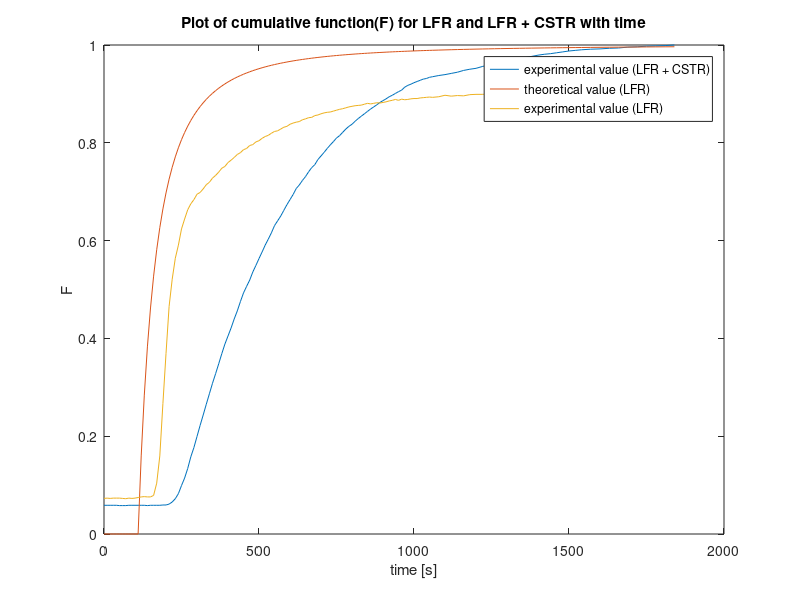

Here is the MATLAB script that generated this plot:
%% 
% For CSTR Pulse

clc 
clear

% reactor properties
v=1;
V =220;
tau = V/v;

% for pulse
C_pulse = [99	680	1085	1318	1385	1400	1387	1360	1331	1283	1247	1203	1164	1126	1086	1052	1026	949	915	892	857	825	794	775	745	725	700	678	654	635	596	575	557	543	523	507	494	460	447	433	420	406	395	384	372	362	350	342	332	323	315	305	297	289	282	274	267	261	255	248	243	235	226	221	217	212	201	197	194	190	186	183	181	178	175	172	169	166	163	160	158	156	153	151	149	146	145	142	140	138	137	135	134	132	130	129	128	126	125	124	122	121	120	119	118	116	113	112	110	110	108	106	106	104	103	102	100	99	98	98	97	97	97	97
]; %an array of values given by TA
time_pulse = [0	10	20	30	40	50	60	70	80	90	100	110	120	130	140	150	160	170	180	190	200	210	220	230	240	250	260	270	280	290	300	310	320	330	340	350	360	370	380	390	400	410	420	430	440	450	460	470	480	490	500	510	520	530	540	550	560	570	580	590	600	610	620	630	640	650	660	670	680	690	700	710	720	730	740	750	760	770	780	790	800	810	820	830	840	850	860	870	880	890	900	910	920	930	940	950	960	970	980	990	1000	1010	1020	1030	1040	1060	1080	1100	1120	1140	1170	1200	1230	1260	1290	1320	1360	1400	1440	1480	1520	1560	1600	1640
];% an array of corresponding time values

len = length(C_pulse);

% Resident Time Distribution
sum =0;
for i=1:len-1
    sum = sum + (time_pulse(i+1)-time_pulse(i))*(C_pulse(i+1)+C_pulse(i))/2;
end
sum

E_exp = C_pulse/sum;
E_exp = E_exp';

% Theroretical Calculations
E_theo = (exp(-time_pulse/tau)/tau)';

% for t_mean
sum_t = 0;
for i = 1:len-1
sum_t = sum_t + (time_pulse(i+1)+time_pulse(i))*(time_pulse(i+1)-time_pulse(i))*(C_pulse(i+1)+C_pulse(i))/4;
end

t_mean = sum_t/sum

% Variance calulation tiem 

sum_v =0;
for i = 1:len-1
sum_v = sum_v + ((time_pulse(i+1)+time_pulse(i))^2)*(time_pulse(i+1)-time_pulse(i))*(C_pulse(i+1)+C_pulse(i))/8;
end

variance = sum_v/sum - t_mean^(2)


% Plotting Concentrations
plot(time_pulse,C_pulse)
xlabel("Time [s]")
ylabel("Concentration (conductivity) [micro siemens]")
title("Concentration vs Time for pulse input in CSTR")

% plotting E_exp and E_theo
plot(time_pulse, E_theo)
hold on
plot(time_pulse, E_exp)
legend('Theoretial', 'Experimental', 'Location', 'best')
xlabel("time [s]")
ylabel("E [1/s]")
title("Comparison between E_{exp} and E_{theo}")
hold off


%% 
% For STEP input

C_both=[96	96	96	96	96	95	95	95	96	96	96	96	96	96	95	96	96	96	96	97	97	100	107	118	135	162	187	219	258	289	326	363	398	434	469	504	536	569	603	635	662	689	719	746	777	806	828	849	876	898	921	943	966	986	1007	1031	1047	1063	1082	1101	1118	1135	1155	1167	1182	1195	1211	1225	1235	1252	1264	1276	1289	1301	1312	1324	1332	1343	1354	1363	1370	1380	1389	1397	1405	1413	1421	1428	1435	1443	1449	1455	1462	1467	1473	1479	1484	1494	1500	1504	1509	1513	1517	1521	1523	1527	1529	1533	1536	1540	1544	1550	1554	1557	1563	1568	1573	1577	1581	1585	1590	1593	1597	1601	1604	1606	1609	1612	1615	1617	1619	1621	1622	1624	1625	1628	1629	1631	1632	1633	1635
]; % value from data collected by us
C_LFR=[119	120	119	120	120	120	119	118	120	119	120	122	124	125	124	124	129	170	261	436	603	761	852	922	966	1020	1053	1084	1104	1118	1136	1142	1154	1168	1176	1190	1199	1210	1223	1229	1242	1250	1259	1269	1275	1285	1289	1299	1302	1311	1315	1323	1329	1333	1340	1346	1348	1354	1360	1363	1370	1374	1377	1379	1385	1388	1392	1393	1399	1401	1405	1408	1410	1411	1414	1417	1420	1422	1425	1428	1430	1432	1433	1434	1437	1440	1438	1440	1442	1441	1443	1445	1448	1450	1453	1450	1454	1452	1453	1455	1456	1456	1458	1459	1460	1461	1460	1462	1467	1464	1466	1465	1469	1470	1470	1471	1473	1469	1475	1473	1474	1473	1475	1476	1477	1478	1477	1479	1477	1477	1479	1479	1480	1482	1480	1482	1481	1483	1482	1482	1484
] ;% value from data collected by us
time_step = [0	10	20	30	40	50	60	70	80	90	100	110	120	130	140	150	160	170	180	190	200	210	220	230	240	250	260	270	280	290	300	310	320	330	340	350	360	370	380	390	400	410	420	430	440	450	460	470	480	490	500	510	520	530	540	550	560	570	580	590	600	610	620	630	640	650	660	670	680	690	700	710	720	730	740	750	760	770	780	790	800	810	820	830	840	850	860	870	880	890	900	910	920	930	940	950	960	970	980	990	1000	1010	1020	1030	1040	1050	1060	1080	1100	1120	1140	1160	1180	1200	1220	1240	1260	1280	1300	1320	1340	1360	1380	1400	1420	1440	1460	1480	1500	1520	1540	1570	1600	1630	1660	1690	1720	1750	1780	1810	1840
];% the time corresponding to the values,

len = length(time_step);
C_o = C_both(len);
F_exp_L = (C_LFR/C_o)';
E_exp_L = (zeros(1,len-1));
for i = 1:len-1
    E_exp_L(i) = (F_exp_L(i+1) - F_exp_L(i))/(time_step(i+1) - time_step(i));
end
E_exp_L = E_exp_L';
% for F_theo of LFR
F_theo_L = zeros(1,len);
for i = 1:len
    if time_step(i) >= tau/2
        F_theo_L(i) = 1 - (tau*tau)/(4*time_step(i)*time_step(i));
    end
end
F_theo_L=F_theo_L'

% For LFR + CSTR
F_exp_both = (C_both/C_o)';
E_exp_both = zeros(1,len-1);
for i = 1:len-1
    E_exp_both(i) = (F_exp_both(i+1) - F_exp_both(i))/(time_step(i+1) - time_step(i));
end
E_exp_both=E_exp_both'

% Plotting Concentrations
plot(time_step,C_LFR)
hold on
plot(time_step,C_both)
hold off
xlabel("Time [s]")
ylabel("Concentration (conductivity) [micro siemens]")
legend("LFR", "LFR + CSTR")
title("Concentration vs Time for step input in LFR and LFR + CSTR")

% Plotting E and F
plot(time_step(1:len-1),E_exp_L)
hold on
plot(time_step(1:len-1),E_exp_both)
hold off
legend('LFR', 'LFR + CSTR', 'Location', 'best')
xlabel("time [s]")
ylabel("E [1/s]")
title("Plot for E_{exp} vs time for LFR and LFR + CSTR")

% Plotting F theo and exp
plot(time_step, F_exp_both)
hold on
plot(time_step, F_theo_L)
plot(time_step, F_exp_L)
hold off
xlabel("time [s]")
ylabel("F")
legend('experimental value (LFR + CSTR)', 'theoretical value (LFR)', 'experimental value (LFR)','Location', 'best')
title("Plot of cumulative function(F) for LFR and LFR + CSTR with time")